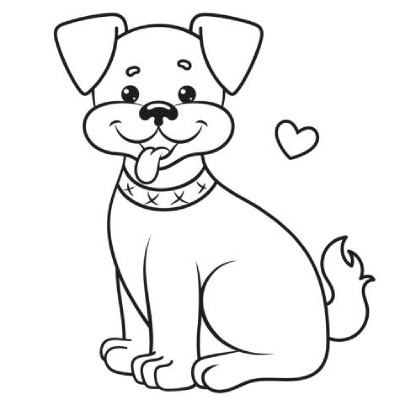
#> input picture dog.png, 400 x 400 px
$ python app.py
#> lines starting #> are read from the running program, lines starting #| are printed output that depends on the picture; after the words box and inside, x2 and y2 are one past the last pixel; in counts of white or black regions, pixels touching at a corner belong together
import matplotlib.image as image
from PIL import Image
import random

img_name = "dog.png" # name of the image
img = Image.open(img_name)
#> img is the input picture: PIL image 400x400 RGB; mean R, G, B 239.2, 239.2, 239.2
thresh = 200
fn = lambda x: 255 if x > thresh else 0
r = img.convert("L").point(fn, mode="1")
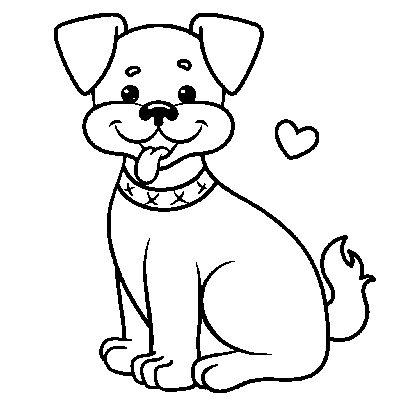
#> r: PIL image 400x400 1; 91.7% white; 7 black regions, largest, box (x1, y1, x2, y2) and area: (54, 13, 376, 393) 12516, (275, 119, 319, 160) 494, (177, 59, 192, 71) 115
r.save(f"{img_name.split('.')[0]}_bw.png")

img_bw = image.imread(f"{img_name.split('.')[0]}_bw.png")
print(img_bw.shape)
#| (400, 400)


def flip(bit, probablity):  # filps the bit with probability
    if probablity > random.random():
        return not bit
    else:
        return bit


def induce_error(img_bw, probablity):
    img_bw_copy = img_bw.copy()
    for i in range(img_bw.shape[0]):
        for j in range(img_bw.shape[1]):
            img_bw_copy[i][j] = flip(img_bw[i][j], probablity)
    return img_bw_copy


def count_error(l):
    return round(sum(l) / len(l))


def generate_img_lst(num_of_imgs, probablity):
    img_lst = []
    for i in range(num_of_imgs):
        img_lst.append(induce_error(img_bw, probablity))
    return img_lst


def generate_final_img(img_lst):
    img_final = image.imread(f"{img_name.split('.')[0]}_bw.png")
    for i in range(img_final.shape[0]):
        for j in range(img_final.shape[1]):
            img_final[i][j] = count_error([img[i][j] for img in img_lst])
    return img_final


img_lst = generate_img_lst(5, 0.15) # generate 5 images with 15% error
#> after the loop in generate_img_lst, `for i in range(num_of_imgs):`: img_lst = 5 items
#> img_lst = 5 items
print(len(img_lst))
#| 5
for i, img in enumerate(img_lst):  # save the images
    image.imsave(f"{img_name.split('.')[0]}_bw_error_{i}.png", img, cmap="gray")
#> this loop made 5 passes
#> pass 1, `image.imsave(f"{img_name.split('.')[0]}_bw_error_{i}.png", img, cmap="..`:
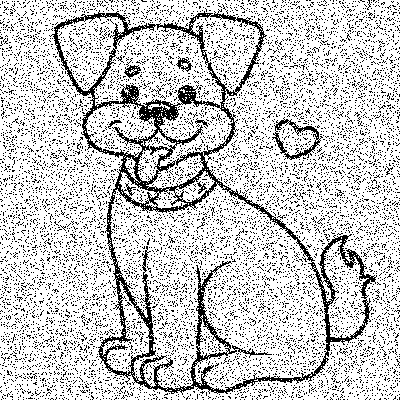
#> saved as dog_bw_error_0.png: shape (400, 400, 3); 79% white; black in thin lines or dots
#> pass 2, `image.imsave(f"{img_name.split('.')[0]}_bw_error_{i}.png", img, cmap="..`:
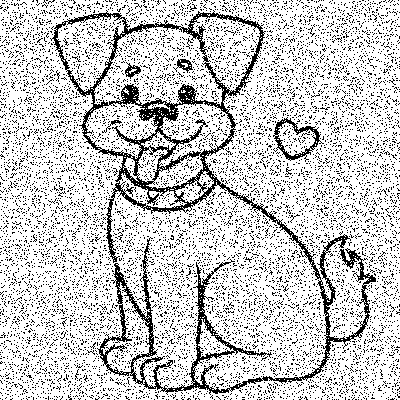
#> saved as dog_bw_error_1.png: shape (400, 400, 3); 79.2% white; black in thin lines or dots
img_final = generate_final_img(img_lst)
#> after the loop in generate_final_img, `for i in range(img_final.shape[0]):`:
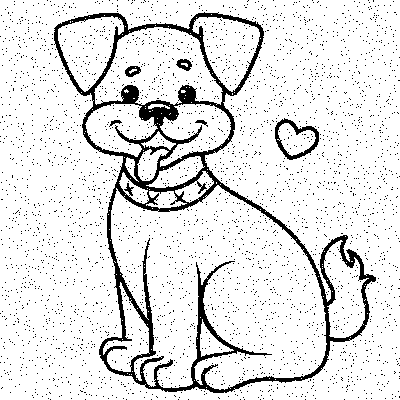
#> img_final: shape (400, 400) float32; values 0 (black) and 1 (white), 89.4% white; 3373 black regions (3367 under 20 px), largest, box (x1, y1, x2, y2) and area: (54, 12, 376, 393) 12441, (275, 118, 319, 160) 494, (176, 59, 192, 71) 114, (125, 66, 141, 77) 110, (109, 120, 122, 127) 38, (195, 120, 208, 127) 38
image.imsave(f"{img_name.split('.')[0]}final.png", img_final, cmap="gray")
